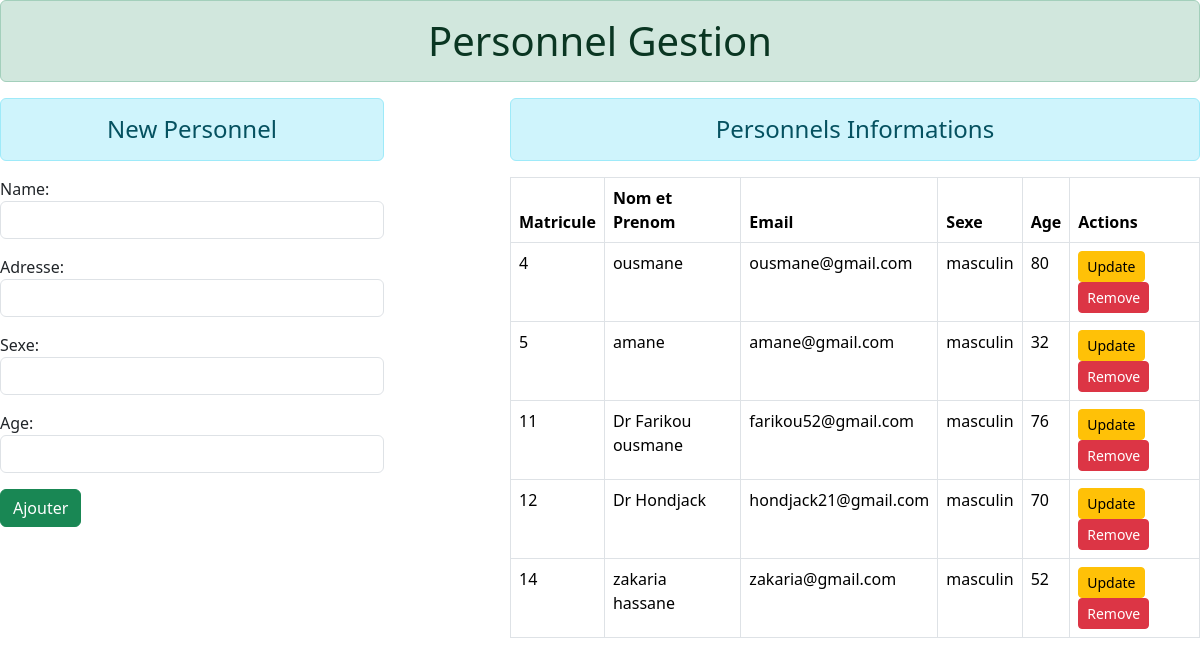
The page / on the database its author committed.
### myapp/models.py (models this page shows, shortened)
class Student(models.Model):
    name = models.CharField(max_length=100)
    adresse = models.EmailField()
    sexe = models.CharField(max_length=10)
    age = models.CharField(max_length=10)
    class Meta:
        verbose_name = "Student"
        verbose_name_plural = "Students"

### myapp/views.py (the view)
# urls.py: path('',home,name='home'),
def home(request):
    if request.method == 'POST':
        fm = RegistrationForm(request.POST)
        if fm.is_valid():
            nm=fm.cleaned_data['name']
            em=fm.cleaned_data['adresse']
            se=fm.cleaned_data['sexe']
            ag=fm.cleaned_data['age']
            reg=Student(name=nm,adresse=em,sexe=se,age=ag)
            reg.save()
            fm =RegistrationForm()
            stud =Student.objects.all()
    else:
        fm =RegistrationForm()
        stud =Student.objects.all()
    return render(request,'index.html', {'form':fm, 'studs':stud } )

### myapp/forms.py
class RegistrationForm(forms.ModelForm):
    class Meta:
        model = Student
        fields = ['name','adresse','sexe','age']
        widgets = {
            'name': forms.TextInput(attrs={'class': 'form-control'}),
            'adresse' : forms.TextInput(attrs={'class':'form-control'}),
            'sexe' : forms.TextInput(attrs={'class':'form-control'}),
            'age' : forms.TextInput(attrs={'class':'form-control'}),
        }

### myapp/templates/index.html (shortened to what this page needs)
{% extends 'base.html' %}
{% block content %}
<div class="row">
    <div class="col-4">
    <h4 class="text-center alert alert alert-info">New Personnel</h4>
        <form action="" method="post">
            {{ form.as_p }}
            <input type="submit" class="btn btn btn-success" value="Ajouter">
        </form>
    </div>
    <div class="col sm-7 offset-1">
        <H4 class="text-center alert alert alert-info">Personnels Informations</H4>
        {% if studs %}
        <table class="table table-bordered">
            <thead>
                <tr>
                  <th scope="col">Matricule</th>
                  <th scope="col">Nom et Prenom</th>
                  <th scope="col">Email</th>
                  <th scope="col">Sexe</th>
                  <th scope="col">Age</th>
                  <th scope="col">Actions</th>
                </tr>
              </thead>
              <tbody>
                {% for st in studs %}
                <tr>
                <td>
                  {{st.id}}
                </td>
                <td>
                  {{st.name}}
                </td>
                <td>
                  {{st.adresse}}
                </td>
                <td>
                  {{st.sexe}}
                </td>
                <td>
                  {{st.age}}
                </td>
                <td>
                  <a href="{% url 'updatedata' st.id %}" class="btn btn btn-warning btn-sm">Update</a>
                  <form action="{% url 'deletedata' st.id %}" method="post" class="d-inline">
                    <input type="submit" class="btn btn-danger btn-sm" value="Remove">
                  </form>
                </td>
              </tr>
                {% endfor %}
              </tbody>
          </table>
        {% else %}
        <h4 class="text-center alert alert alert-warning">aucun enregistrement trouvé!!!</h4>
        {% endif %}
    </div>
</div>
{% endblock %}

### myapp/templates/base.html (shortened to what this page needs)
{% load static %}
<!DOCTYPE html>
<html lang="en">
<head>
    <link rel="stylesheet" href="{% static 'css/bootstrap.min.css' %}">
</head>
<body>
   <h1 class="text-center alert alert alert-success">Personnel Gestion</h1>
   {% block content %}
   {% endblock %}
</body>
</html>

### rows shown on the page
Student: id "4", name "ousmane", adresse "ousmane@gmail.com", sexe "masculin", age "80"
Student: id "5", name "amane", adresse "amane@gmail.com", sexe "masculin", age "32"
Student: id "11", name "Dr Farikou ousmane", adresse "farikou52@gmail.com", sexe "masculin", age "76"
Student: id "12", name "Dr Hondjack", adresse "hondjack21@gmail.com", sexe "masculin", age "70"
Student: id "14", name "zakaria hassane", adresse "zakaria@gmail.com", sexe "masculin", age "52"
